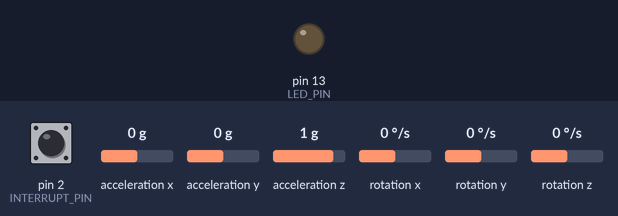
This sketch was run on a simulated Arduino Uno, built with avr-gcc and run on an emulated ATmega328P. Shown: output pins drawn as LEDs (lit = HIGH). Dashed ring = blinking. The test bench sets the inputs (shaded band); at power-on: pin 2 (INTERRUPT_PIN) LOW, acceleration x 0 g, acceleration y 0 g, acceleration z 1 g, rotation x 0 °/s, rotation y 0 °/s, rotation z 0 °/s. The sensor or clock chip raises its interrupt line as the real part does; what the sketch prints to the serial monitor is not drawn.

Above: at 0.1 s.
At 0.6 s:
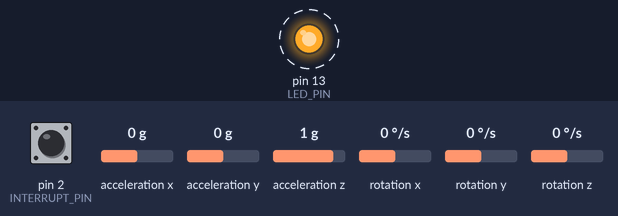
Timing chart, 0 to 3.5 s (numbered marks = the images above):
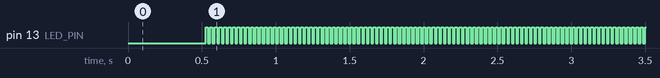

Measured:
- by itself, pin 13 (LED_PIN): alternates HIGH for 0.02 s and LOW for 0.02 s

The sketch:

MPU6050_DMP6_SerialDataGateway.ino
```cpp
// (licence header left out)
#include "I2Cdev.h"
#include "MPU6050_6Axis_MotionApps20.h"
#include "Wire.h"

MPU6050 mpu(0x68);

#define OUTPUT_READABLE_QUATERNION
#define OUTPUT_READABLE_YAWPITCHROLL
#define INTERRUPT_PIN 2  // use pin 2 on Arduino Uno & most boards
#define LED_PIN 13 // (Arduino is 13, Teensy is 11, Teensy++ is 6)
bool blinkState = false;

// MPU control/status vars
bool dmpReady = false;  // set true if DMP init was successful
uint8_t mpuIntStatus;   // holds actual interrupt status byte from MPU
uint8_t devStatus;      // return status after each device operation (0 = success, !0 = error)
uint16_t packetSize;    // expected DMP packet size (default is 42 bytes)
uint16_t fifoCount;     // count of all bytes currently in FIFO
uint8_t fifoBuffer[64]; // FIFO storage buffer

// orientation/motion vars
Quaternion q;           // [w, x, y, z]         quaternion container
VectorInt16 aa;         // [x, y, z]            accel sensor measurements
VectorInt16 aaReal;     // [x, y, z]            gravity-free accel sensor measurements
VectorInt16 aaWorld;    // [x, y, z]            world-frame accel sensor measurements
VectorFloat gravity;    // [x, y, z]            gravity vector
float euler[3];         // [psi, theta, phi]    Euler angle container
float ypr[3];           // [yaw, pitch, roll]   yaw/pitch/roll container and gravity vector

// packet structure for InvenSense teapot demo
uint8_t teapotPacket[14] = { '$', 0x02, 0,0, 0,0, 0,0, 0,0, 0x00, 0x00, '\r', '\n' };


// ================================================================
// ===               INTERRUPT DETECTION ROUTINE                ===
// ================================================================

volatile bool mpuInterrupt = false;     // indicates whether MPU interrupt pin has gone high
void dmpDataReady() {
    mpuInterrupt = true;
}


// ================================================================
// ===                      INITIAL SETUP                       ===
// ================================================================

void setup() {
    Serial.begin(115200);
    while (!Serial);
    Wire.begin();
    Wire.setClock(400000); // 400kHz I2C clock. Comment this line if having compilation difficulties
    mpu.initialize();
    pinMode(INTERRUPT_PIN, INPUT);
    devStatus = mpu.dmpInitialize();

    /*
    Your offsets:  -3301 -385  693 148 -33 -19
    */
    mpu.setXAccelOffset(-3301);
    mpu.setYAccelOffset(-385);
    mpu.setZAccelOffset(693);
    mpu.setXGyroOffset(148);
    mpu.setYGyroOffset(-33);
    mpu.setZGyroOffset(-19);

    // make sure it worked (returns 0 if so)
    if (devStatus == 0) {
        // turn on the DMP, now that it's ready
        Serial.println(F("Enabling DMP..."));
        mpu.setDMPEnabled(true);

        // enable Arduino interrupt detection
        Serial.println(F("Enabling interrupt detection (Arduino external interrupt 0)..."));
        attachInterrupt(digitalPinToInterrupt(INTERRUPT_PIN), dmpDataReady, RISING);
        mpuIntStatus = mpu.getIntStatus();

        // set our DMP Ready flag so the main loop() function knows it's okay to use it
        Serial.println(F("DMP ready! Waiting for first interrupt..."));
        dmpReady = true;

        // get expected DMP packet size for later comparison
        packetSize = mpu.dmpGetFIFOPacketSize();
    } else {
    }
    // configure LED for output
    pinMode(LED_PIN, OUTPUT);
}


// ================================================================
// ===                    MAIN PROGRAM LOOP                     ===
// ================================================================

void loop() {
    // if programming failed, don't try to do anything
    if (!dmpReady) return;

    // wait for MPU interrupt or extra packet(s) available
    while (!mpuInterrupt && fifoCount < packetSize) {

    }

    // reset interrupt flag and get INT_STATUS byte
    mpuInterrupt = false;
    mpuIntStatus = mpu.getIntStatus();

    // get current FIFO count
    fifoCount = mpu.getFIFOCount();

    // check for overflow (this should never happen unless our code is too inefficient)
    if ((mpuIntStatus & 0x10) || fifoCount == 1024) {
        // reset so we can continue cleanly
        mpu.resetFIFO();
    // otherwise, check for DMP data ready interrupt (this should happen frequently)
    } else if (mpuIntStatus & 0x02) {
        // wait for correct available data length, should be a VERY short wait
        while (fifoCount < packetSize) fifoCount = mpu.getFIFOCount();

        // read a packet from FIFO
        mpu.getFIFOBytes(fifoBuffer, packetSize);

        // track FIFO count here in case there is > 1 packet available
        // (this lets us immediately read more without waiting for an interrupt)
        fifoCount -= packetSize;

        #ifdef OUTPUT_READABLE_QUATERNION
            // display quaternion values in easy matrix form: w x y z
            mpu.dmpGetQuaternion(&q, fifoBuffer);
            Serial.print("quat\t");
            Serial.print(q.w);
            Serial.print("\t");
            Serial.print(q.x);
            Serial.print("\t");
            Serial.print(q.y);
            Serial.print("\t");
            Serial.println(q.z);
        #endif

        #ifdef OUTPUT_READABLE_YAWPITCHROLL
            // display Euler angles in degrees
            mpu.dmpGetQuaternion(&q, fifoBuffer);
            mpu.dmpGetGravity(&gravity, &q);
            mpu.dmpGetYawPitchRoll(ypr, &q, &gravity);
            Serial.print("ypr\t");
            Serial.print(ypr[0] * 180/M_PI);
            Serial.print("\t");
            Serial.print(ypr[1] * 180/M_PI);
            Serial.print("\t");
            Serial.println(ypr[2] * 180/M_PI);
        #endif

        // blink LED to indicate activity
        blinkState = !blinkState;
        digitalWrite(LED_PIN, blinkState);
    }
}
```
